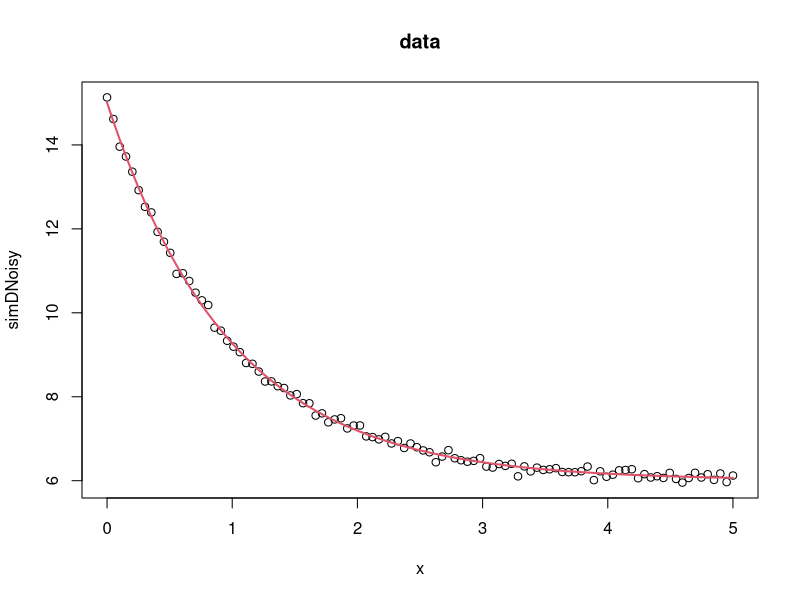
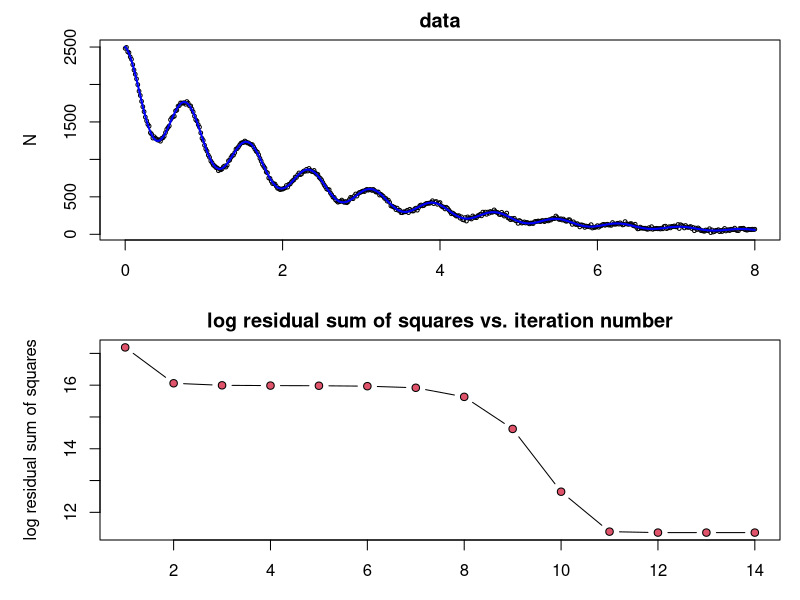

Generate these figures, in order, with R:
library(minpack.lm)


### Name: nls.lm
### Title: Addresses NLS problems with the Levenberg-Marquardt algorithm
### Aliases: nls.lm
### Keywords: nonlinear optimize regression

### ** Examples


###### example 1

## values over which to simulate data 
x <- seq(0,5,length=100)

## model based on a list of parameters 
getPred <- function(parS, xx) parS$a * exp(xx * parS$b) + parS$c 

## parameter values used to simulate data
pp <- list(a=9,b=-1, c=6) 

## simulated data, with noise  
simDNoisy <- getPred(pp,x) + rnorm(length(x),sd=.1)
 
## plot data
plot(x,simDNoisy, main="data")

## residual function 
residFun <- function(p, observed, xx) observed - getPred(p,xx)

## starting values for parameters  
parStart <- list(a=3,b=-.001, c=1)

## perform fit 
nls.out <- nls.lm(par=parStart, fn = residFun, observed = simDNoisy,
xx = x, control = nls.lm.control(nprint=1))

## plot model evaluated at final parameter estimates  
lines(x,getPred(as.list(coef(nls.out)), x), col=2, lwd=2)

## summary information on parameter estimates
summary(nls.out) 

###### example 2 

## function to simulate data 
f <- function(TT, tau, N0, a, f0) {
    expr <- expression(N0*exp(-TT/tau)*(1 + a*cos(f0*TT)))
    eval(expr)
}

## helper function for an analytical gradient 
j <- function(TT, tau, N0, a, f0) {
    expr <- expression(N0*exp(-TT/tau)*(1 + a*cos(f0*TT)))
    c(eval(D(expr, "tau")), eval(D(expr, "N0" )),
      eval(D(expr, "a"  )), eval(D(expr, "f0" )))
}

## values over which to simulate data 
TT <- seq(0, 8, length=501)

## parameter values underlying simulated data  
p <- c(tau = 2.2, N0 = 1000, a = 0.25, f0 = 8)

## get data 
Ndet <- do.call("f", c(list(TT = TT), as.list(p)))
## with noise
N <- Ndet +  rnorm(length(Ndet), mean=Ndet, sd=.01*max(Ndet))

## plot the data to fit
par(mfrow=c(2,1), mar = c(3,5,2,1))  
plot(TT, N, bg = "black", cex = 0.5, main="data")

## define a residual function 
fcn     <- function(p, TT, N, fcall, jcall)
    (N - do.call("fcall", c(list(TT = TT), as.list(p))))

## define analytical expression for the gradient 
fcn.jac <- function(p, TT, N, fcall, jcall) 
    -do.call("jcall", c(list(TT = TT), as.list(p)))

## starting values 
guess <- c(tau = 2.2, N0 = 1500, a = 0.25, f0 = 10)

## to use an analytical expression for the gradient found in fcn.jac
## uncomment jac = fcn.jac
out <- nls.lm(par = guess, fn = fcn, jac = fcn.jac,
              fcall = f, jcall = j,
              TT = TT, N = N, control = nls.lm.control(nprint=1))

## get the fitted values 
N1 <- do.call("f", c(list(TT = TT), out$par))   

## add a blue line representing the fitting values to the plot of data 
lines(TT, N1, col="blue", lwd=2)

## add a plot of the log residual sum of squares as it is made to
## decrease each iteration; note that the RSS at the starting parameter
## values is also stored
plot(1:(out$niter+1), log(out$rsstrace), type="b",
main="log residual sum of squares vs. iteration number",
xlab="iteration", ylab="log residual sum of squares", pch=21,bg=2) 

## get information regarding standard errors
summary(out) 
